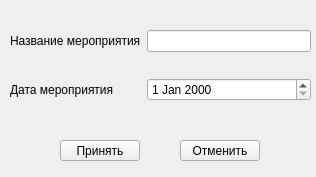
<?xml version="1.0" encoding="UTF-8"?>
<ui version="4.0">
 <class>addEvent</class>
 <widget class="QWidget" name="addEvent">
  <property name="geometry">
   <rect>
    <x>0</x>
    <y>0</y>
    <width>316</width>
    <height>177</height>
   </rect>
  </property>
  <property name="windowTitle">
   <string>Form</string>
  </property>
  <widget class="QPushButton" name="acceptButton">
   <property name="geometry">
    <rect>
     <x>60</x>
     <y>140</y>
     <width>80</width>
     <height>21</height>
    </rect>
   </property>
   <property name="text">
    <string>Принять</string>
   </property>
  </widget>
  <widget class="QPushButton" name="cancelButton">
   <property name="geometry">
    <rect>
     <x>180</x>
     <y>140</y>
     <width>80</width>
     <height>21</height>
    </rect>
   </property>
   <property name="text">
    <string>Отменить</string>
   </property>
  </widget>
  <widget class="QWidget" name="">
   <property name="geometry">
    <rect>
     <x>10</x>
     <y>10</y>
     <width>301</width>
     <height>111</height>
    </rect>
   </property>
   <layout class="QGridLayout" name="gridLayout">
    <item row="0" column="0">
     <widget class="QLabel" name="label">
      <property name="text">
       <string>Название мероприятия</string>
      </property>
     </widget>
    </item>
    <item row="0" column="1">
     <widget class="QLineEdit" name="nameLineEdit"/>
    </item>
    <item row="1" column="0">
     <widget class="QLabel" name="label_2">
      <property name="text">
       <string>Дата мероприятия</string>
      </property>
     </widget>
    </item>
    <item row="1" column="1">
     <widget class="QDateEdit" name="dateEdit"/>
    </item>
   </layout>
  </widget>
 </widget>
 <resources/>
 <connections/>
</ui>
